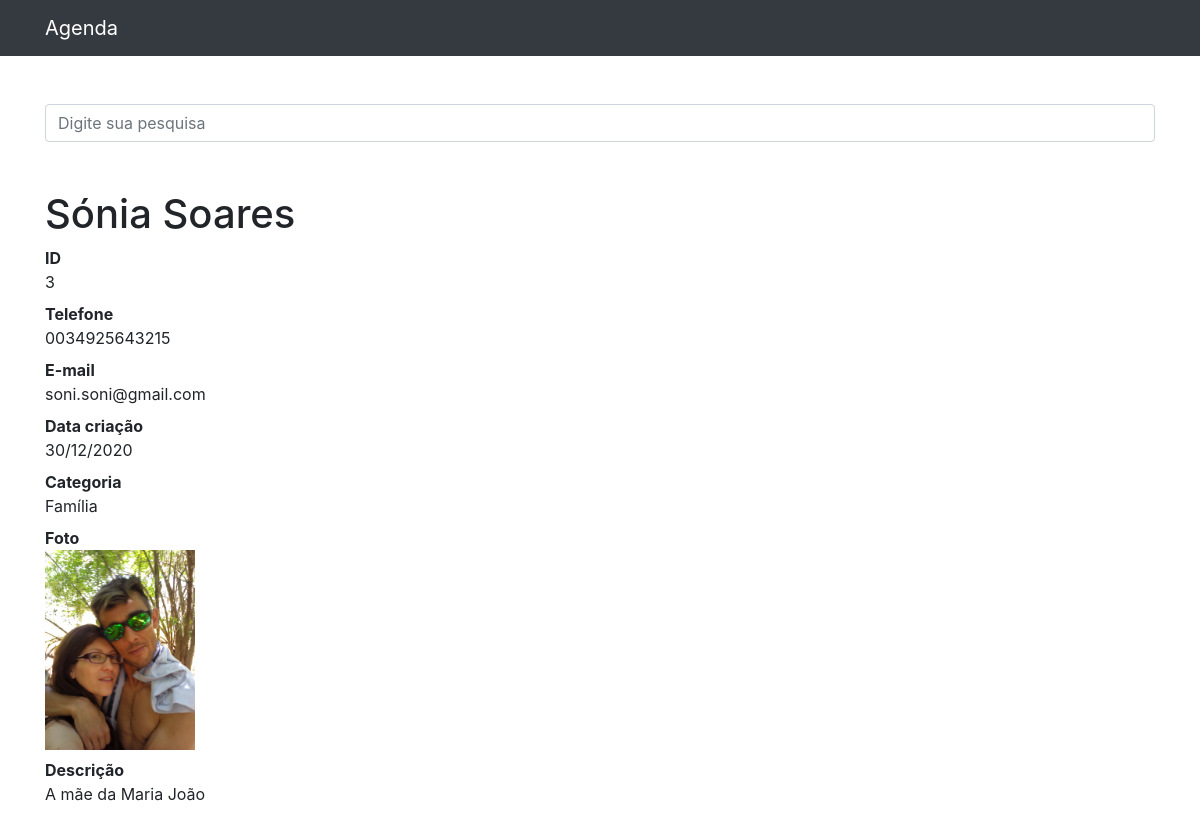
Page /3 on the committed database.
### contactos/models.py (models this page shows, shortened)
class Contacto(models.Model):
    nome = models.CharField('Nome', max_length=100)
    apelido = models.CharField('Apelido', max_length=100, blank=True)
    telefone = models.CharField('Telefone', max_length=15, unique=True)
    email = models.EmailField('E-mail', blank=True)
    data_criacao = models.DateTimeField('Data de criação', default=timezone.now)
    descricao = models.TextField(blank=True)
    categoria = models.ForeignKey(Categoria, on_delete=models.DO_NOTHING)
    mostrar = models.BooleanField(default=True)
    foto = models.ImageField('Foto', blank=True, upload_to='fotos')

class Categoria(models.Model):
    nome = models.CharField(max_length=200)
    def __str__(self):
        return self.nome

### contactos/views.py (the view)
# urls.py: path('<int:id>', views.detalhe, name='detalhe'),
def detalhe(request, id):
    contacto = get_object_or_404(Contacto, id=id)
    if not contacto.mostrar:
        raise Http404
    return render(request, 'contactos/detalhe.html', {'contacto': contacto})

### contactos/templates/contactos/detalhe.html (shortened to what this page needs)
{% extends 'base.html' %}
{% block conteudo %}
<h1 class="mt-5">{{ contacto.nome}} {{ contacto.apelido }}</h1>
<dl>
  <dt>ID</dt>
  <dd>{{ contacto.id }}</dd>
  <dt>Telefone</dt>
  <dd>{{ contacto.telefone }}</dd>
  <dt>E-mail</dt>
  <dd>{{ contacto.email }}</dd>
  <dt>Data criação</dt>
  <dd>{{ contacto.data_criacao|date:'d/m/Y' }}</dd>
  <dt>Categoria</dt>
  <dd>{{ contacto.categoria }}</dd>
  {% if contacto.foto %}
  <dt>Foto</dt>
  <dd><img src="{{ contacto.foto.url }}" style="max-width: 200px; max-height: 200px;"></dd>
  {% endif %}
  {% if contacto.descricao %}
  <dt>Descrição</dt>
  <dd>{{ contacto.descricao }}</dd>
  {% endif %}
</dl>
{% endblock %}

### rows in the picture
Contacto: nome "Sónia", apelido "Soares", id "3", telefone "0034925643215", email "soni.soni@gmail.com", data_criacao "30/12/2020", categoria "Família", foto (picture), descricao "A mãe da Maria João"
